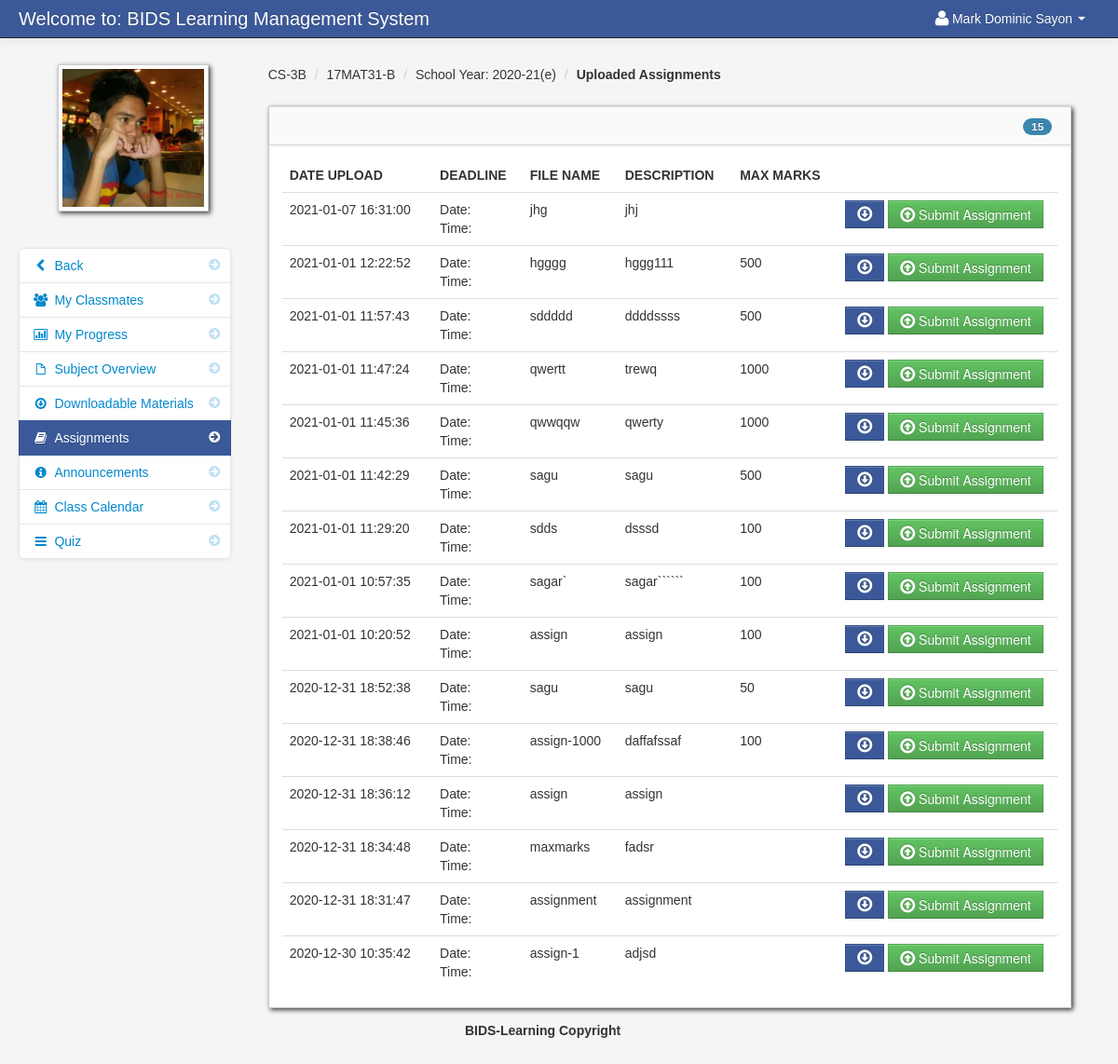
The app's page /assignment_student.php?id=196 (signed in), older data.
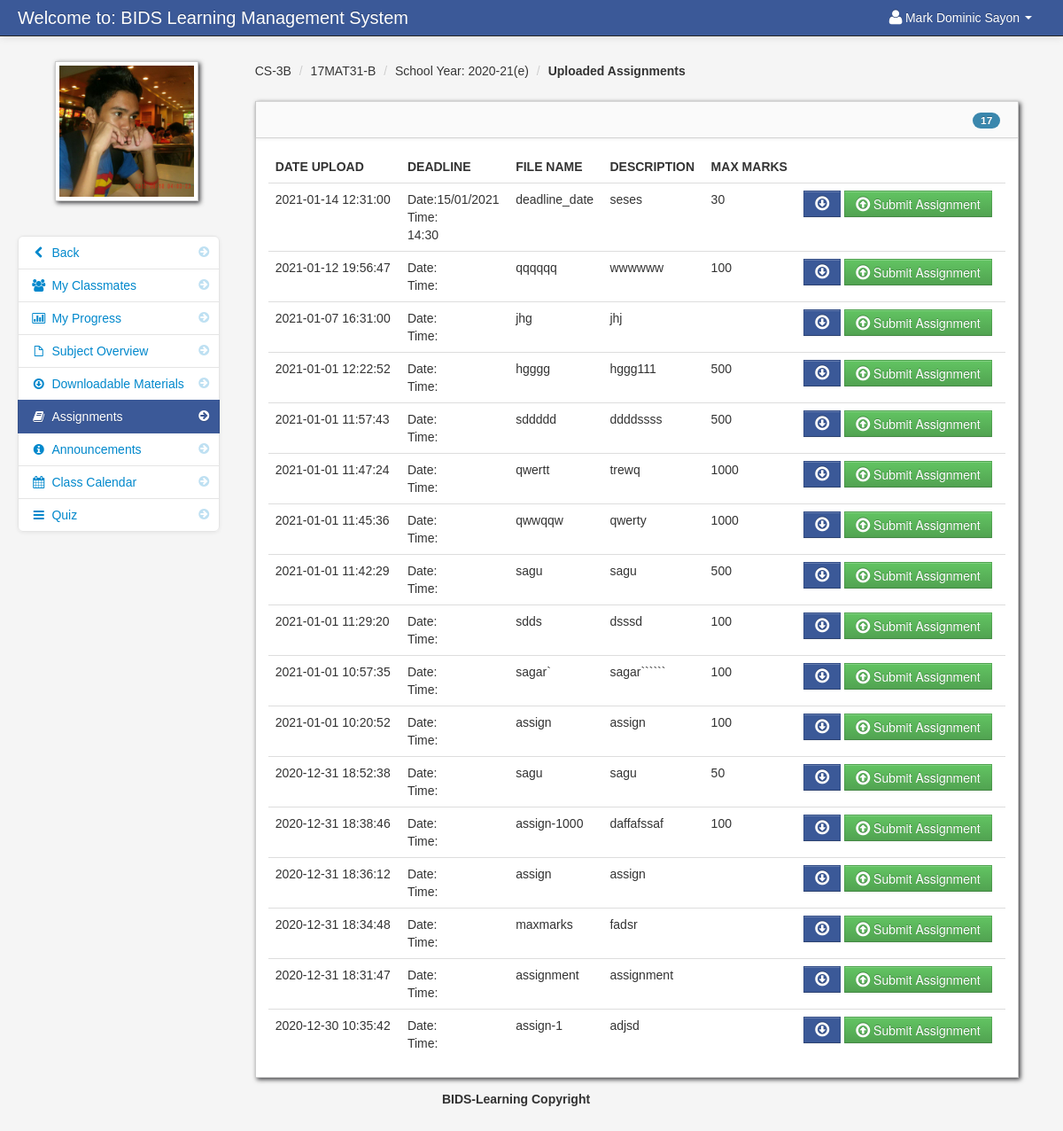
The same page, newer data.
### tables this page shows
CREATE TABLE `student` (
  `student_id` int(11) NOT NULL,
  `firstname` varchar(100) NOT NULL,
  `lastname` varchar(100) NOT NULL,
  `dob` int(25) NOT NULL,
  `class_id` int(11) NOT NULL,
  `did` int(11) NOT NULL,
  `username` varchar(100) NOT NULL,
  `password` varchar(100) NOT NULL,
  `location` varchar(100) NOT NULL,
  `status` varchar(100) NOT NULL,
  `per_no` varchar(25) NOT NULL,
  `gua_no` varchar(25) NOT NULL,
  `rollno` int(11) NOT NULL
);

CREATE TABLE `teacher_class` (
  `teacher_class_id` int(11) NOT NULL,
  `teacher_id` int(11) NOT NULL,
  `class_id` int(11) NOT NULL,
  `subject_id` int(11) NOT NULL,
  `thumbnails` varchar(100) NOT NULL,
  `school_year` varchar(100) NOT NULL,
  `department_id` int(20) NOT NULL
);

CREATE TABLE `class` (
  `class_id` int(11) NOT NULL,
  `class_name` varchar(100) NOT NULL,
  `did` int(20) NOT NULL
);

CREATE TABLE `subject` (
  `subject_id` int(11) NOT NULL,
  `subject_code` varchar(100) NOT NULL,
  `subject_title` varchar(100) NOT NULL,
  `category` varchar(100) NOT NULL,
  `description` longtext NOT NULL,
  `unit` int(11) NOT NULL,
  `Pre_req` varchar(100) NOT NULL,
  `semester` varchar(100) NOT NULL,
  `cid` int(20) NOT NULL
);

CREATE TABLE `assignment` (
  `assignment_id` int(11) NOT NULL,
  `floc` varchar(300) NOT NULL,
  `fdatein` varchar(100) NOT NULL,
  `fdesc` varchar(100) NOT NULL,
  `teacher_id` int(11) NOT NULL,
  `class_id` int(11) NOT NULL,
  `fname` varchar(100) NOT NULL,
  `maxmarks` varchar(215) NOT NULL,
  `qmaxmarks` text NOT NULL,
  `status` int(11) NOT NULL,
  `deadline_date` varchar(220) NOT NULL,
  `deadline_time` varchar(220) NOT NULL,
  `auto_deadline` tinyint(4) NOT NULL
);

### session.php (called while the page is built, shortened)
<?php
$session_id=$_SESSION['id'];
?>

### assignment_student.php (the view, shortened to what this page needs)
<?php include('header_dashboard.php'); ?>
<?php include('session.php'); ?>
<?php $get_id = $_GET['id']; ?>
    <body>
		<?php include('navbar_student.php'); ?>
        <div class="container-fluid">
            <div class="row-fluid">
				<?php include('assignment_link_student.php'); ?>
                <div class="span9" id="content">
                     <div class="row-fluid">
										<?php $class_query = mysqli_query($conn,"select * from teacher_class
										LEFT JOIN class ON class.class_id = teacher_class.class_id
										LEFT JOIN subject ON subject.subject_id = teacher_class.subject_id
										where teacher_class_id = '$get_id'")or die(mysqli_error());
										$class_row = mysqli_fetch_array($class_query);
										?>
					     <ul class="breadcrumb">
							<li><a href="#"><?php echo $class_row['class_name']; ?></a> <span class="divider">/</span></li>
							<li><a href="#"><?php echo $class_row['subject_code']; ?></a> <span class="divider">/</span></li>
							<li><a href="#">School Year: <?php echo $class_row['school_year']; ?></a> <span class="divider">/</span></li>
							<li><a href="#"><b>Uploaded Assignments</b></a></li>
						</ul>
                        <div id="block_bg" class="block">
                            <div class="navbar navbar-inner block-header">
								<?php $query = mysqli_query($conn,"select * FROM assignment where class_id = '$get_id'  order by fdatein DESC")or die(mysqli_error());
									  $count  = mysqli_num_rows($query);
								?>
                                <div id="" class="muted pull-right"><span class="badge badge-info"><?php echo $count; ?></span></div>
                            </div>
                            <div class="block-content collapse in">
                                <div class="span12">
								<?php
									$query = mysqli_query($conn,"select * FROM assignment where class_id = '$get_id'  order by fdatein DESC")or die(mysqli_error());
									$count = mysqli_num_rows($query);
									if ($count == '0'){?>
									<div class="alert alert-info">No Assignment Currently Uploaded</div>
									<?php
									}else{
								?>
  											<table cellpadding="0" cellspacing="0" border="0" class="table" id="">
										<thead>
										        <tr>
												<th>Date Upload</th>
												<th>DeadLine</th>
												<th>File Name</th>
												<th>Description</th>
												<th>Max Marks</th>
												<th></th>
												</tr>
										</thead>
										<tbody>
                              		<?php
										$query = mysqli_query($conn,"select * FROM assignment where class_id = '$get_id'  order by fdatein DESC")or die(mysqli_error());
										while($row = mysqli_fetch_array($query)){
										$id  = $row['assignment_id'];
										$floc = $row['floc'];
									?>
										<tr>
										 <td><?php echo $row['fdatein']; ?></td>
										 <td><?php echo "Date:";echo $row['deadline_date']; echo "<br>Time:</br>";echo $row['deadline_time']; ?></td>
                                         <td><?php  echo $row['fname']; ?></td>
                                         <td><?php echo $row['fdesc']; ?></td>
                                         <td><?php echo $row['maxmarks']; ?></td>
                                         <td width="220">
										 <form id="assign" method="post" action="submit_assignment.php<?php echo '?id='.$get_id ?>&<?php echo 'post_id='.$id ?>">
										 <?php
											if ($floc == ""){
											}else{
										 ?>
										  <a data-placement="bottom" title="Download" id="<?php echo $id; ?>download"  class="btn btn-info" href="<?php echo $row['floc']; ?>"><i class="icon-download icon-large"></i></a>
										<?php } ?>
										 <button  data-placement="bottom" title="Submit Assignment" id="<?php echo $id; ?>submit" class="btn btn-success" name="btn_assign"><i class="icon-upload icon-large"></i> Submit Assignment</button>
										 </form>
										 </td>
                                </tr>
						 <?php } ?>
										</tbody>
									</table>
						 <?php } ?>
                                </div>
                            </div>
                        </div>
                    </div>
                </div>
            </div>
		<?php include('footer.php'); ?>
        </div>
		<?php include('script.php'); ?>
    </body>
</html>

### header_dashboard.php (shortened to what this page needs)
<!DOCTYPE html>
<html class="no-js">
    <head>
        <link href="admin/bootstrap/css/bootstrap.min.css" rel="stylesheet" media="screen">
        <link href="admin/bootstrap/css/bootstrap-responsive.min.css" rel="stylesheet" media="screen">
        <link href="admin/bootstrap/css/font-awesome.css" rel="stylesheet" media="screen">
        <link href="admin/bootstrap/css/my_style.css" rel="stylesheet" media="screen">
        <link href="admin/bootstrap/css/print.css" rel="stylesheet" media="print">
        <link href="admin/vendors/easypiechart/jquery.easy-pie-chart.css" rel="stylesheet" media="screen">
        <link href="admin/assets/styles.css" rel="stylesheet" media="screen">
		<link href="admin/vendors/fullcalendar/fullcalendar.css" rel="stylesheet" media="screen">
		<link href="admin/assets/DT_bootstrap.css" rel="stylesheet" media="screen">
		<link href="admin/vendors/jGrowl/jquery.jgrowl.css" rel="stylesheet" media="screen">
		<link rel="stylesheet" type="text/css" href="admin/vendors/bootstrap-wysihtml5/src/bootstrap-wysihtml5.css"></link>
		<link href="admin/vendors/jGrowl/jquery.jgrowl.css" rel="stylesheet" media="screen">
    </head>

### navbar_student.php (shortened to what this page needs)
<div class="navbar navbar-fixed-top navbar-inverse">
        <div class="navbar-inner">
            <div class="container-fluid">
                <a class="brand" href="#">Welcome to: BIDS Learning Management System</a>
					<div class="nav-collapse collapse">
						<ul class="nav pull-right">
							<?php $query= mysqli_query($conn,"select * from student where student_id = '$session_id'")or die(mysqli_error());
									$row = mysqli_fetch_array($query);
							?>
							<li class="dropdown">
								<a href="#" role="button" class="dropdown-toggle" data-toggle="dropdown"> <i class="icon-user icon-large"></i><?php echo $row['firstname']." ".$row['lastname'];  ?> <i class="caret"></i></a>
							</li>
						</ul>
					</div>
            </div>
        </div>
</div>

### assignment_link_student.php (shortened to what this page needs)
<div class="span3" id="sidebar">
	<img id="avatar" src="admin/<?php echo $row['location']; ?>" class="img-polaroid">
		<ul class="nav nav-list bs-docs-sidenav nav-collapse collapse">
				<li class=""><a href="dashboard_student.php"><i class="icon-chevron-right"></i><i class="icon-chevron-left"></i>&nbsp;Back</a></li>
				<li class=""><a href="my_classmates.php<?php echo '?id='.$get_id; ?>"><i class="icon-chevron-right"></i><i class="icon-group"></i>&nbsp;My Classmates</a></li>
				<li class=""><a href="progress.php<?php echo '?id='.$get_id; ?>"><i class="icon-chevron-right"></i><i class="icon-bar-chart"></i>&nbsp;My Progress</a></li>
				<li class=""><a href="subject_overview_student.php<?php echo '?id='.$get_id; ?>"><i class="icon-chevron-right"></i><i class="icon-file"></i>&nbsp;Subject Overview</a></li>
				<li class=""><a href="downloadable_student.php<?php echo '?id='.$get_id; ?>"><i class="icon-chevron-right"></i><i class="icon-download"></i>&nbsp;Downloadable Materials</a></li>
				<li class="active"><a href="assignment_student.php<?php echo '?id='.$get_id; ?>"><i class="icon-chevron-right"></i><i class="icon-book"></i>&nbsp;Assignments</a></li>
				<li class=""><a href="announcements_student.php<?php echo '?id='.$get_id; ?>"><i class="icon-chevron-right"></i><i class="icon-info-sign"></i>&nbsp;Announcements</a></li>
				<li class=""><a href="class_calendar_student.php<?php echo '?id='.$get_id; ?>"><i class="icon-chevron-right"></i><i class="icon-calendar"></i>&nbsp;Class Calendar</a></li>
				<li class=""><a href="student_quiz_list.php<?php echo '?id='.$get_id; ?>"><i class="icon-chevron-right"></i><i class="icon-reorder"></i>&nbsp;Quiz</a></li>
		</ul>
</div>

### footer.php
<center>
		<footer>
		<p>BIDS-Learning Copyright </p>
		</footer>
</center>

### script.php (shortened to what this page needs)
	<link href="admin/vendors/datepicker.css" rel="stylesheet" media="screen">
	<link href="admin/vendors/uniform.default.css" rel="stylesheet" media="screen">
	<link href="admin/vendors/chosen.min.css" rel="stylesheet" media="screen">
<link rel="stylesheet" type="text/css" href="admin/assets//style.css" />
	<link href="admin/vendors/datepicker.css" rel="stylesheet" media="screen">

### admin/assets/styles.css (style rules this page uses)
body { padding-top: 60px; padding-bottom: 40px; background-color: #f5f5f5; }
#content { margin-left:0px; }
.breadcrumb { margin: 0 0 0px; padding: 10px 0px; background-color: transparent; }
.block { background: url("../images/pixel-60fff.png") repeat scroll 0 0 rgba(0, 0, 0, 0) !important; border: 1px solid #ccc; background: white; margin: 1em 0em; border-top: none; -webkit-box-shadow: 2px 2px 5px rgba(0, 0, 6, 0.75); -moz-box-shadow: 2px 2px 5px rgba(0, 0, 6, 0.75); box-shadow: 2px 2px 5px rgba(0, 0, 6, 0.75); }
.block-content { margin: 1em; min-height: .25em; }
.block-header { margin-bottom: 0px; border-right: none; border-left: none; -webkit-border-radius: 0px; -moz-border-radius: 0px; border-radius: 0px; }
.block-header div { padding-top: 10px; }
.bs-docs-sidenav { max-width: 228px; margin: 30px 0 0; padding: 0; background-color: #fff; -webkit-border-radius: 6px; -moz-border-radius: 6px; border-radius: 6px; -webkit-box-shadow: 0 1px 4px rgba(0,0,0,.065); -moz-box-shadow: 0 1px 4px rgba(0,0,0,.065); box-shadow: 0 1px 4px rgba(0,0,0,.065); }
.bs-docs-sidenav > li > a { display: block; width: 190px \9; margin: 0 0 -1px; padding: 8px 14px; border: 1px solid #e5e5e5; }
.bs-docs-sidenav > li:first-child > a { -webkit-border-radius: 6px 6px 0 0; -moz-border-radius: 6px 6px 0 0; border-radius: 6px 6px 0 0; }
.bs-docs-sidenav > li:last-child > a { -webkit-border-radius: 0 0 6px 6px; -moz-border-radius: 0 0 6px 6px; border-radius: 0 0 6px 6px; }
.bs-docs-sidenav > .active > a { position: relative; z-index: 2; padding: 9px 15px; border: 0; text-shadow: 0 1px 0 rgba(0,0,0,.15); -webkit-box-shadow: inset 1px 0 0 rgba(0,0,0,.1), inset -1px 0 0 rgba(0,0,0,.1); -moz-box-shadow: inset 1px 0 0 rgba(0,0,0,.1), inset -1px 0 0 rgba(0,0,0,.1); box-shadow: inset 1px 0 0 rgba(0,0,0,.1), inset -1px 0 0 rgba(0,0,0,.1); }
.bs-docs-sidenav .icon-chevron-right { float: right; margin-top: 2px; margin-right: -6px; opacity: .25; }
.bs-docs-sidenav .active .icon-chevron-right, .bs-docs-sidenav .active a:hover .icon-chevron-right { opacity: 1; }

Row changes from the older to the newer data that the page shows:
added assignment: fdatein "2021-01-14 12:31:00", deadline_date "15/01/2021", deadline_time "14:30", fname "deadline_date", fdesc "seses", maxmarks "30"
added assignment: fdatein "2021-01-12 19:56:47", fname "qqqqqq", fdesc "wwwwww", maxmarks "100"
Text that changed along with them:
$count: "15" → "17"
